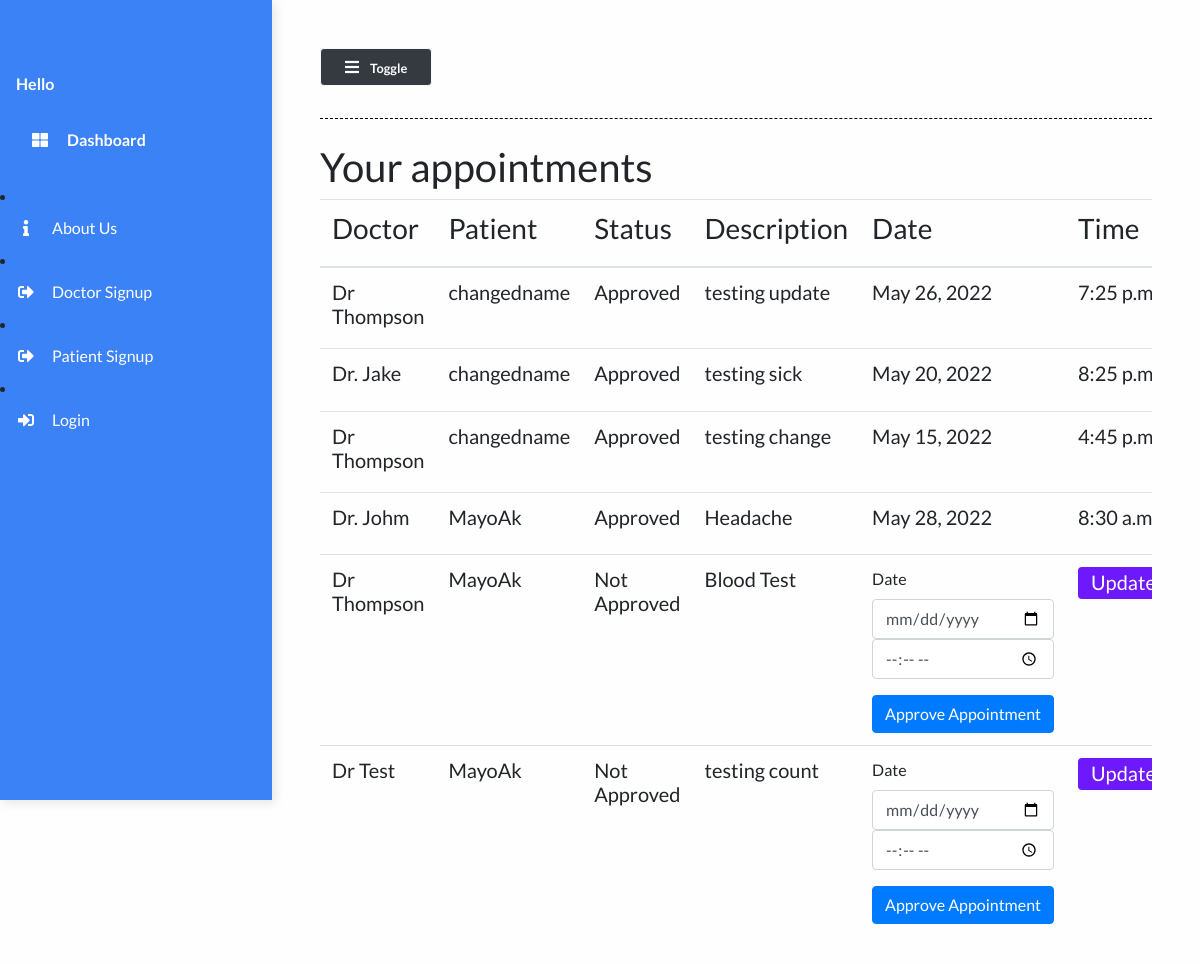
Page /doctor-appointments/ on the earlier database version.
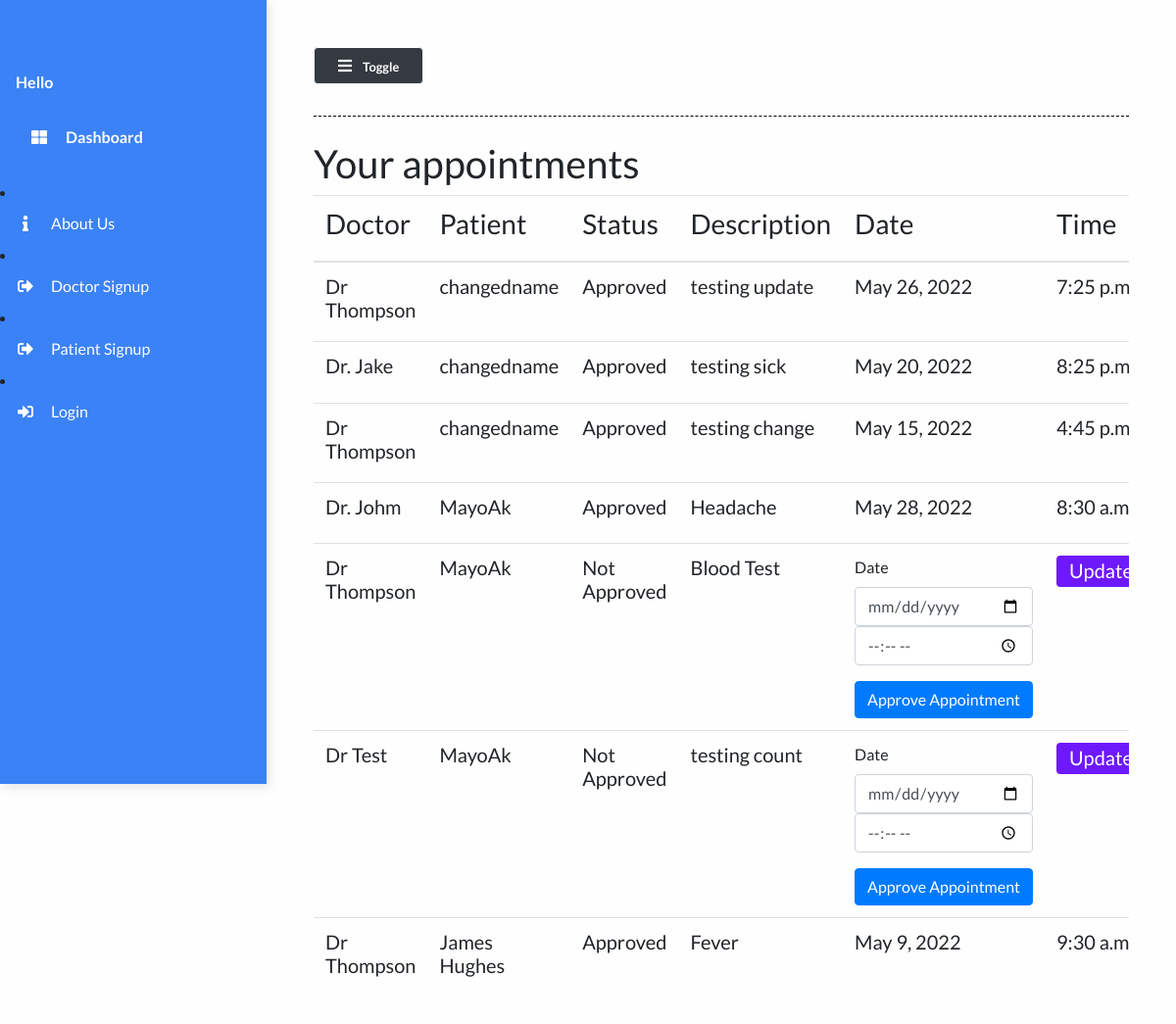
Same page on the later database version.
### main/models.py (models this page shows, shortened)
class Appointment(models.Model):
    patient = models.ForeignKey("Patient", on_delete=models.CASCADE)
    doctor = models.ForeignKey("Doctor", on_delete=models.CASCADE, null=True)
    description=models.TextField(null=True)
    appointment_date = models.DateField(null=True)
    appointment_time = models.TimeField(blank=True, null=True)
    approved = models.BooleanField(default=False)

class Doctor(models.Model):
    name = models.CharField(max_length=100)
    def __str__(self):
        return self.name

class Patient(models.Model):
    user=models.OneToOneField(User,on_delete=models.CASCADE,null=True,default=None)
    name = models.CharField(max_length=50)
    phone_num = models.CharField(max_length=15)
    patient_relative_name = models.CharField(max_length=50, null=True)
    patient_relative_contact = models.CharField(max_length=15, null=True)
    address = models.TextField()
    """ SYMPTOMS = (  # hardcoded to be changed in a drop down list
        ('Fever', 'Fever'),
        ('Dry cough', 'Dry cough'),
        ('Tiredness', 'Tiredness'),
        ('Aches and pains', 'Aches and pains'),
        ('Sore throat', 'Sore throat'),
        ('Diarrhoea', 'Diarrhoea'),
        ('Loss of taste or smell', 'Loss of taste or smell'),
        ('Difficulty in breathing or shortness of breath', 'Difficulty in breathing or shortness of breath'),
        ('Chest pain or pressure', 'Chest pain or pressure'),
        ('Loss of speech or movement', 'Loss of speech or movement'),
    )

    symptoms = MultiSelectField(choices=SYMPTOMS, null=True)"""
    prior_ailments = models.TextField()
    bed_num = models.ForeignKey("Bed", on_delete=models.CASCADE, null=True)
    dob = models.DateField(null=True)
    doctor = models.ForeignKey("Doctor", on_delete=models.CASCADE, null=True)
    doctors_notes = models.TextField(null=True, blank=True)
    status = models.CharField(max_length=50)
    def __str__(self):
        return self.name

### main/views.py (the view, shortened to what this page needs)
# urls.py: path("doctor-appointments/", views.approve_appointment, name="doctor-appointments"),
def approve_appointment(request):
    appointments = Appointment.objects.all()
    context = {
        'appointments': appointments,
    }
    return render(request, 'main/doctor-appointment.html', context)

### main/templates/main/doctor-appointment.html (shortened to what this page needs)
{% extends 'main/base.html' %}
{% load static %}
{% block content %}
    <div class="table-responsive mt-3">
    <h1>Your appointments</h1>
        <table class="table table-hover">
            <thead>
                <th><h3>Doctor</h3></th>
                <th><h3>Patient</h3></th>
                <th><h3>Status</h3></th>
                <th><h3>Description</h3></th>
                <th><h3>Date</h3></th>
                <th><h3>Time</h3></th>
            </thead>
            <tbody>
                {% for app in appointments %}
                <tr class="mx-auto">
                    <td><h5>{{ app.doctor }}</h5></td>
                    <td><h5>{{ app.patient }}</h5></td>
                    <td><h5>{% if app.approved == True %} Approved {% else %} Not Approved {% endif %}</h5></td>
                    <td><h5>{{ app.description }}</h5></td>
                    {% if app.approved == True %}
                        <td><h5>{{ app.appointment_date }}</h5></td>
                        <td><h5>{{ app.appointment_time }}</h5></td>
                    {% else %}
                        <td scope="row">
                        <form method="post" action="">
                        <div class="form-group">
                            <label for="description" >Date</label>
                            <input type="date" name="date" class="form-control" id="date">
                            <input type="time" name="time" class="form-control" id="time">
                        </div>
                        <button type="submit" class="btn btn-primary">Approve Appointment</button>
                        </form>
                   </td>
                    {% endif %}
                    <td><a href="/appointmentUpdate/{{app.id}}" class="btn btn-purple"><h5>Update</h5></a></td>
                </tr>
                {% endfor %}
            </tbody>
        </table>
    </div>
{% endblock content %}

Differences in the rows shown:
added Appointment: doctor "Dr Thompson", patient "James Hughes", approved "Approved", description "Fever", appointment_date "May 9, 2022", appointment_time "9:30…"
